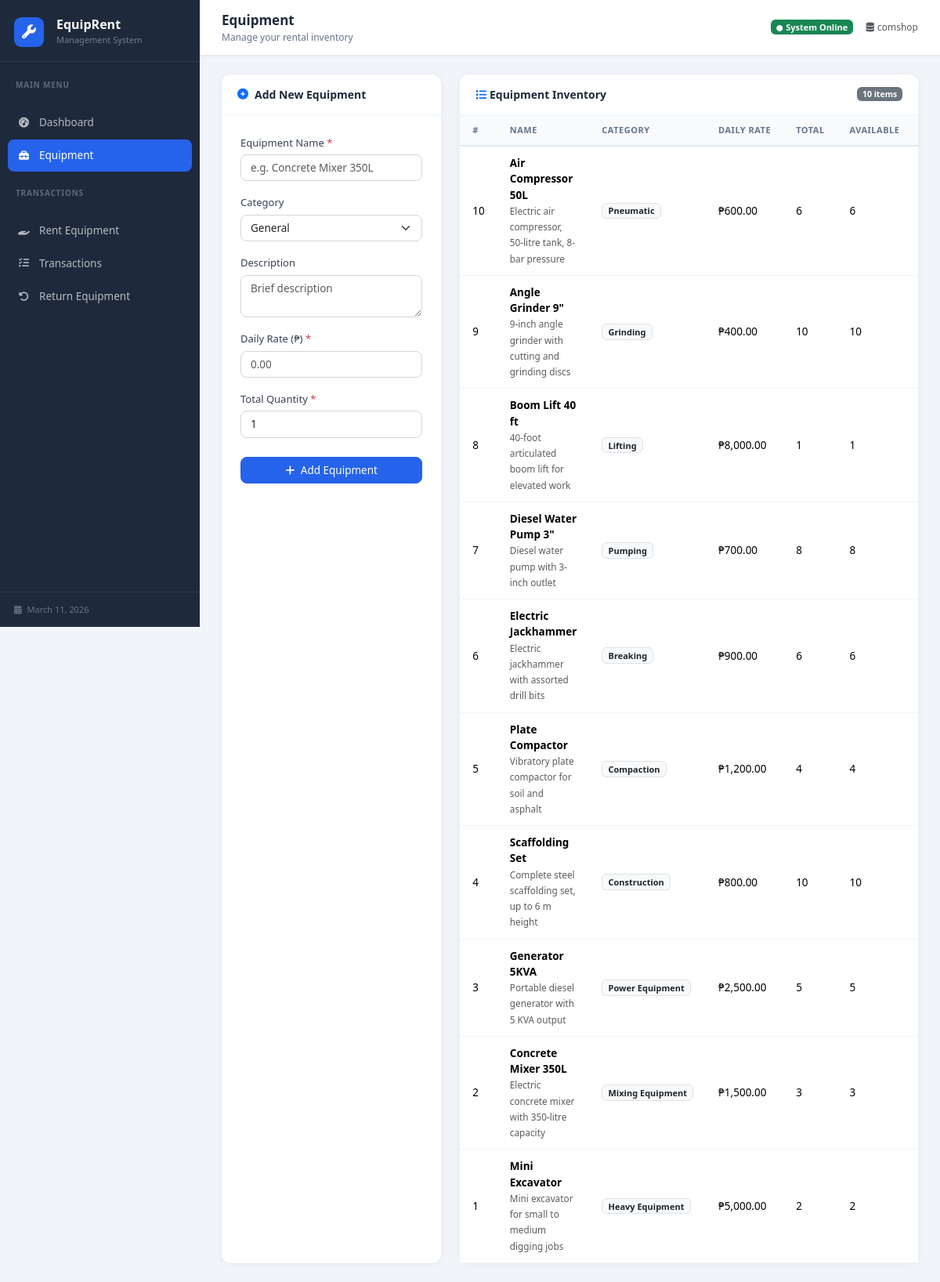
Page /equipment.php on the committed database.
### tables this page shows
CREATE TABLE `equipment` (
    `id`                 INT            NOT NULL AUTO_INCREMENT,
    `name`               VARCHAR(100)   NOT NULL,
    `description`        TEXT,
    `category`           VARCHAR(50)    NOT NULL DEFAULT 'General',
    `daily_rate`         DECIMAL(10,2)  NOT NULL DEFAULT 0.00,
    `total_quantity`     INT            NOT NULL DEFAULT 1,
    `available_quantity` INT            NOT NULL DEFAULT 1,
    `created_at`         TIMESTAMP      NOT NULL DEFAULT CURRENT_TIMESTAMP,
    PRIMARY KEY (`id`)
);

### equipment.php (the view, shortened to what this page needs)
<?php
require 'db.php';
$page_title    = 'Equipment';
$page_subtitle = 'Manage your rental inventory';
$active_page   = 'equipment';
$equipment = $pdo->query("SELECT * FROM equipment ORDER BY id DESC")->fetchAll();
require 'header.php';
?>
<div class="row g-4">
    <div class="col-12 col-lg-4">
        <div class="card h-100">
            <div class="card-header">
                <i class="fas fa-plus-circle text-primary"></i> Add New Equipment
            </div>
            <div class="card-body p-4">
                <form method="POST" action="equipment.php">
                    <div class="mb-3">
                        <label class="form-label">Equipment Name <span class="text-danger">*</span></label>
                        <input type="text" name="name" class="form-control"
                               placeholder="e.g. Concrete Mixer 350L"
                               maxlength="100" required>
                    </div>
                    <div class="mb-3">
                        <label class="form-label">Category</label>
                        <select name="category" class="form-select">
                            <option value="General">General</option>
                        </select>
                    </div>
                    <div class="mb-3">
                        <label class="form-label">Description</label>
                        <textarea name="description" class="form-control" rows="2"
                                  placeholder="Brief description"></textarea>
                    </div>
                    <div class="mb-3">
                        <label class="form-label">Daily Rate (&#8369;) <span class="text-danger">*</span></label>
                        <input type="number" name="daily_rate" class="form-control"
                               step="0.01" min="0.01" placeholder="0.00" required>
                    </div>
                    <div class="mb-4">
                        <label class="form-label">Total Quantity <span class="text-danger">*</span></label>
                        <input type="number" name="total_quantity" class="form-control"
                               min="1" value="1" required>
                    </div>
                    <div class="d-grid">
                        <button type="submit" class="btn btn-primary">
                            <i class="fas fa-plus me-1"></i> Add Equipment
                        </button>
                    </div>
                </form>
            </div>
        </div>
    </div>
    <div class="col-12 col-lg-8">
        <div class="card">
            <div class="card-header d-flex justify-content-between align-items-center">
                <span><i class="fas fa-list text-primary"></i> Equipment Inventory</span>
                <span class="badge bg-secondary"><?= count($equipment) ?> items</span>
            </div>
            <div class="table-wrapper">
                <?php if (empty($equipment)): ?>
                <div class="empty-state">
                    <i class="fas fa-toolbox d-block"></i>
                    No equipment found. Add your first item using the form.
                </div>
                <?php else: ?>
                <table class="table table-hover mb-0">
                    <thead>
                        <tr>
                            <th>#</th>
                            <th>Name</th>
                            <th>Category</th>
                            <th>Daily Rate</th>
                            <th>Total</th>
                            <th>Available</th>
                            <th>Status</th>
                        </tr>
                    </thead>
                    <tbody>
                        <?php foreach ($equipment as $eq): ?>
                        <tr>
                            <td><?= (int)$eq['id'] ?></td>
                            <td>
                                <strong><?= htmlspecialchars($eq['name']) ?></strong>
                                <?php if ($eq['description']): ?>
                                <br><small class="text-muted"><?= htmlspecialchars(mb_strimwidth($eq['description'], 0, 55, '…')) ?></small>
                                <?php endif; ?>
                            </td>
                            <td>
                                <span class="badge bg-light text-dark border" style="font-size:11px;">
                                    <?= htmlspecialchars($eq['category']) ?>
                                </span>
                            </td>
                            <td>&#8369;<?= number_format((float)$eq['daily_rate'], 2) ?></td>
                            <td><?= (int)$eq['total_quantity'] ?></td>
                            <td><?= (int)$eq['available_quantity'] ?></td>
                            <td>
                            </td>
                        </tr>
                        <?php endforeach; ?>
                    </tbody>
                </table>
                <?php endif; ?>
            </div>
        </div>
    </div>
</div>
<?php require 'footer.php'; ?>

### header.php (shortened to what this page needs)
<!DOCTYPE html>
<html lang="en">
<head>
    <link rel="stylesheet" href="https://cdn.jsdelivr.net/npm/bootstrap@5.3.3/dist/css/bootstrap.min.css">
    <link rel="stylesheet" href="https://cdnjs.cloudflare.com/ajax/libs/font-awesome/6.5.1/css/all.min.css">
    <link rel="stylesheet" href="style.css">
</head>
<body>
<div class="wrapper">
    <nav class="sidebar">
        <div class="sidebar-brand d-flex align-items-center gap-3">
            <div class="brand-icon"><i class="fas fa-wrench"></i></div>
            <div>
                <p class="brand-title">EquipRent</p>
                <p class="brand-sub">Management System</p>
            </div>
        </div>
        <div class="sidebar-nav">
            <p class="nav-section-label">Main Menu</p>
            <ul class="nav flex-column">
                <li class="nav-item">
                    <a class="nav-link <?= ($active_page ?? '') === 'dashboard' ? 'active' : '' ?>"
                       href="index.php">
                        <i class="fas fa-gauge-high"></i> Dashboard
                    </a>
                </li>
                <li class="nav-item">
                    <a class="nav-link <?= ($active_page ?? '') === 'equipment' ? 'active' : '' ?>"
                       href="equipment.php">
                        <i class="fas fa-toolbox"></i> Equipment
                    </a>
                </li>
            </ul>
            <p class="nav-section-label mt-2">Transactions</p>
            <ul class="nav flex-column">
                <li class="nav-item">
                    <a class="nav-link <?= ($active_page ?? '') === 'rent' ? 'active' : '' ?>"
                       href="rent.php">
                        <i class="fas fa-hand-holding"></i> Rent Equipment
                    </a>
                </li>
                <li class="nav-item">
                    <a class="nav-link <?= ($active_page ?? '') === 'transactions' ? 'active' : '' ?>"
                       href="transactions.php">
                        <i class="fas fa-list-check"></i> Transactions
                    </a>
                </li>
                <li class="nav-item">
                    <a class="nav-link <?= ($active_page ?? '') === 'return' ? 'active' : '' ?>"
                       href="return.php">
                        <i class="fas fa-rotate-left"></i> Return Equipment
                    </a>
                </li>
            </ul>
        </div>
        <div class="sidebar-footer">
            <i class="fas fa-calendar-days me-1"></i>
            <?= date('F d, Y') ?>
        </div>
    </nav>
    <div class="main-content">
        <div class="top-bar">
            <div>
                <p class="page-title"><?= htmlspecialchars($page_title ?? 'Dashboard') ?></p>
                <?php if (!empty($page_subtitle)): ?>
                <p class="page-subtitle"><?= htmlspecialchars($page_subtitle) ?></p>
                <?php endif; ?>
            </div>
            <div class="d-flex align-items-center gap-3">
                <span class="badge bg-success" style="font-size:11px;">
                    <i class="fas fa-circle me-1" style="font-size:8px;"></i>System Online
                </span>
                <span class="text-muted" style="font-size:12px;">
                    <i class="fas fa-database me-1"></i>comshop
                </span>
            </div>
        </div>
        <div class="content">

### footer.php (shortened to what this page needs)
        </div>
    </div>
</div>
</body>
</html>

### style.css (style rules this page uses)
:root { --sidebar-width : 255px; --sidebar-bg : #1e293b; --sidebar-hover : rgba(255,255,255,0.07); --sidebar-active: #2563eb; --body-bg : #f1f5f9; --primary : #2563eb; --success : #16a34a; --warning : #d97706; --danger : #dc2626; }
* { box-sizing: border-box; }
body { background : var(--body-bg); font-family: 'Segoe UI', Tahoma, Geneva, Verdana, sans-serif; font-size : 14px; color : #1e293b; }
.wrapper { display: flex; min-height: 100vh; }
.sidebar { width : var(--sidebar-width); min-width : var(--sidebar-width); background: var(--sidebar-bg); display : flex; flex-direction: column; position : sticky; top : 0; height : 100vh; overflow-y: auto; flex-shrink: 0; }
.sidebar-brand { padding : 22px 18px 18px; border-bottom: 1px solid rgba(255,255,255,0.08); }
.sidebar-brand .brand-title { color : #fff; font-size : 16px; font-weight: 700; margin : 0; line-height: 1.2; }
.sidebar-brand .brand-sub { color : rgba(255,255,255,0.4); font-size: 11px; margin : 2px 0 0; }
.sidebar-brand .brand-icon { width : 38px; height : 38px; background : var(--primary); border-radius : 9px; display : flex; align-items : center; justify-content : center; font-size : 18px; color : #fff; flex-shrink : 0; }
.sidebar-nav { padding: 12px 10px; flex: 1; }
.sidebar-nav .nav-section-label { color : rgba(255,255,255,0.3); font-size : 10px; font-weight: 600; text-transform: uppercase; letter-spacing: 0.8px; padding : 10px 10px 4px; }
.sidebar-nav .nav-item { margin-bottom: 2px; }
.sidebar-nav .nav-link { color : rgba(255,255,255,0.68); padding : 10px 12px; border-radius: 8px; display : flex; align-items: center; gap : 11px; font-size : 13.5px; font-weight: 500; transition : background 0.15s, color 0.15s; text-decoration: none; }
.sidebar-nav .nav-link i { width: 17px; text-align: center; font-size: 13px; }
.sidebar-nav .nav-link.active { background: var(--sidebar-active); color: #fff; }
.sidebar-footer { padding : 14px 18px; border-top : 1px solid rgba(255,255,255,0.08); color : rgba(255,255,255,0.35); font-size : 11px; }
.main-content { flex: 1; display: flex; flex-direction: column; min-width: 0; }
.top-bar { background : #fff; border-bottom: 1px solid #e2e8f0; padding : 13px 28px; display : flex; align-items : center; justify-content: space-between; position : sticky; top : 0; z-index : 50; box-shadow : 0 1px 3px rgba(0,0,0,0.05); }
.top-bar .page-title { font-size: 17px; font-weight: 700; margin: 0; color: #1e293b; }
.top-bar .page-subtitle { font-size: 12px; color: #64748b; margin: 0; }
.content { padding: 24px 28px; }
.card { background : #fff; border : none; border-radius: 12px; box-shadow : 0 1px 8px rgba(0,0,0,0.06); }
.card-header { background : transparent; border-bottom: 1px solid #f1f5f9; padding : 15px 20px; font-weight : 600; font-size : 14px; color : #1e293b; display : flex; align-items : center; gap : 8px; }
.table thead th { background : #f8fafc; font-size : 11px; font-weight : 600; text-transform : uppercase; letter-spacing : 0.5px; color : #64748b; border-bottom : 2px solid #e2e8f0; padding : 11px 16px; white-space : nowrap; }
.table tbody td { padding : 11px 16px; vertical-align: middle; border-color : #f1f5f9; font-size : 13.5px; }
.table-wrapper { overflow-x: auto; }
.form-label { font-weight: 500; font-size : 13px; color : #374151; margin-bottom: 5px; }
.form-control, .form-select, .form-control:focus, .form-select:focus { border-radius: 8px; font-size : 13.5px; border-color : #d1d5db; }
.btn { border-radius: 8px; font-size: 13.5px; font-weight: 500; }
.btn-primary { background: var(--primary); border-color: var(--primary); }

### rows in the picture
equipment: id "10", name "Air Compressor 50L", description "Electric air compressor, 50-litre tank, 8-bar pressure", category "Pneumatic", daily_rate "600.00", total_quantity "6", available_quantity "6"
equipment: id "9", name "Angle Grinder 9\"", description "9-inch angle grinder with cutting and grinding discs", category "Grinding", daily_rate "400.00", total_quantity "10", available_quantity "10"
equipment: id "8", name "Boom Lift 40 ft", description "40-foot articulated boom lift for elevated work", category "Lifting", daily_rate "8,000.00", total_quantity "1", available_quantity "1"
equipment: id "7", name "Diesel Water Pump 3\"", description "Diesel water pump with 3-inch outlet", category "Pumping", daily_rate "700.00", total_quantity "8", available_quantity "8"
equipment: id "6", name "Electric Jackhammer", description "Electric jackhammer with assorted drill bits", category "Breaking", daily_rate "900.00", total_quantity "6", available_quantity "6"
equipment: id "5", name "Plate Compactor", description "Vibratory plate compactor for soil and asphalt", category "Compaction", daily_rate "1,200.00", total_quantity "4", available_quantity "4"
equipment: id "4", name "Scaffolding Set", description "Complete steel scaffolding set, up to 6 m height", category "Construction", daily_rate "800.00", total_quantity "10", available_quantity "10"
equipment: id "3", name "Generator 5KVA", description "Portable diesel generator with 5 KVA output", category "Power Equipment", daily_rate "2,500.00", total_quantity "5", available_quantity "5"
equipment: id "2", name "Concrete Mixer 350L", description "Electric concrete mixer with 350-litre capacity", category "Mixing Equipment", daily_rate "1,500.00", total_quantity "3", available_quantity "3"
equipment: id "1", name "Mini Excavator", description "Mini excavator for small to medium digging jobs", category "Heavy Equipment", daily_rate "5,000.00", total_quantity "2", available_quantity "2"

### other values in the picture
$page_title "Equipment"
$page_subtitle "Manage your rental inventory"
count($equipment) "10"
